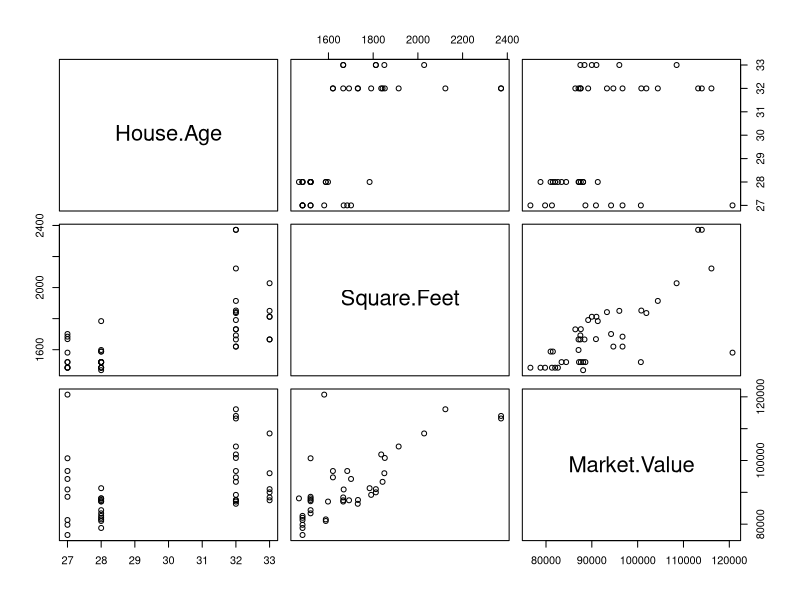
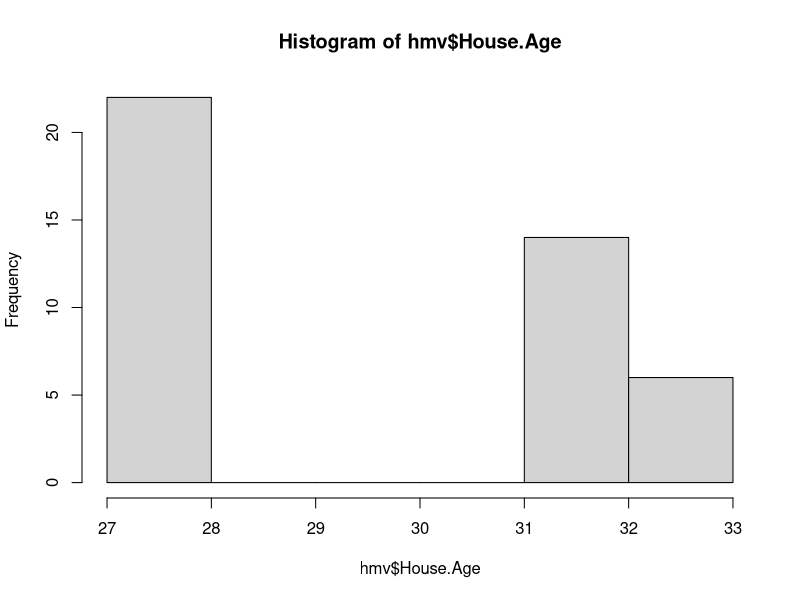
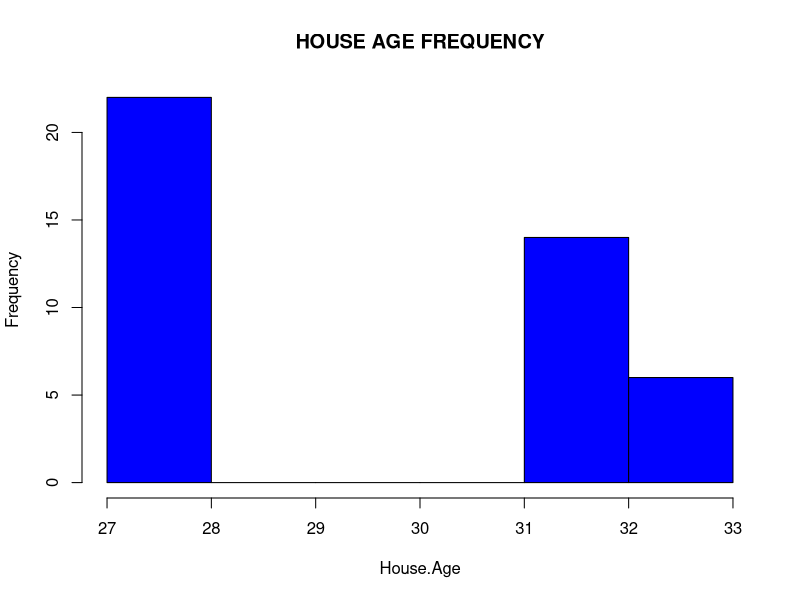
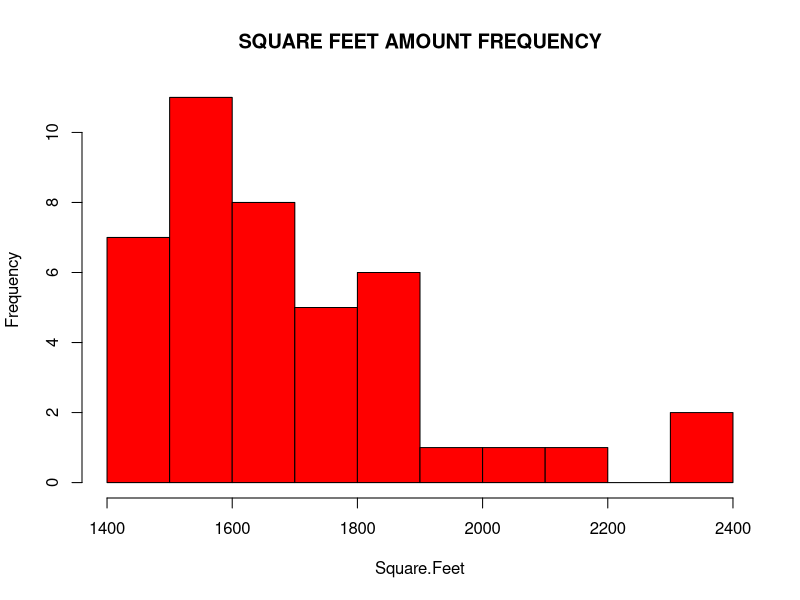
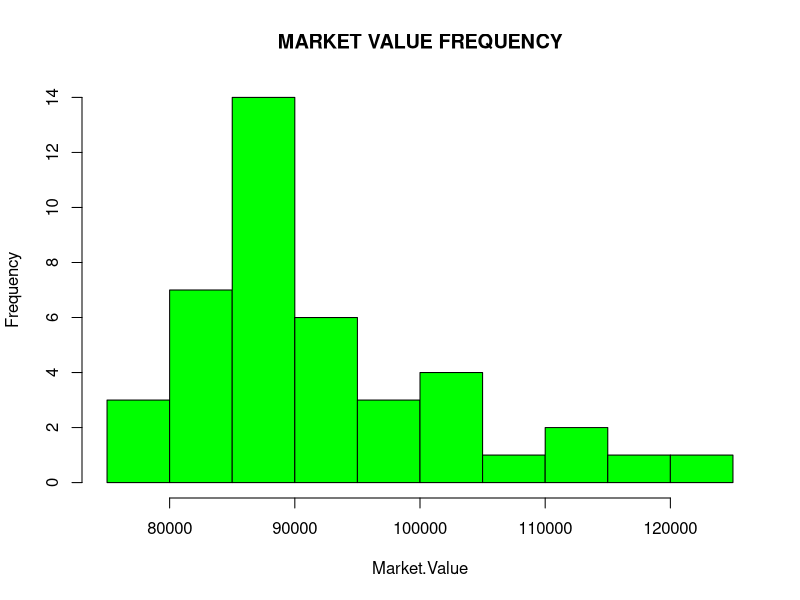
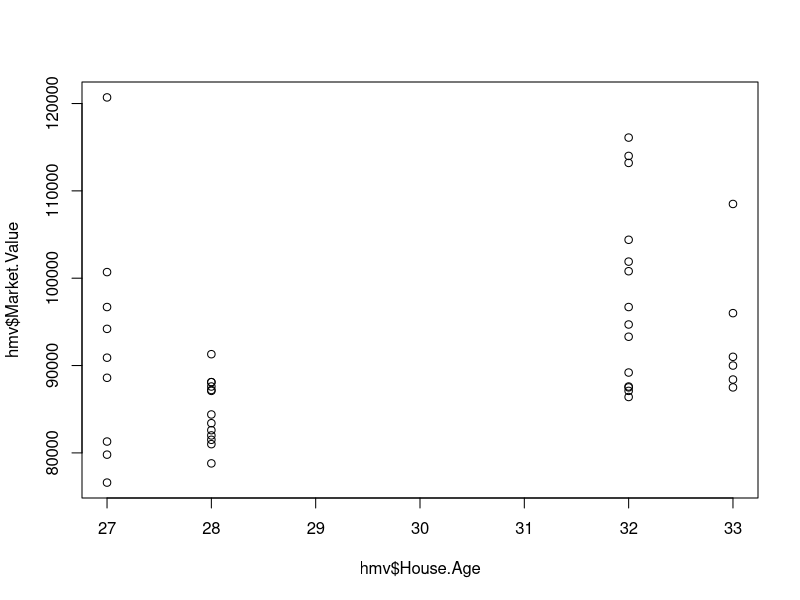
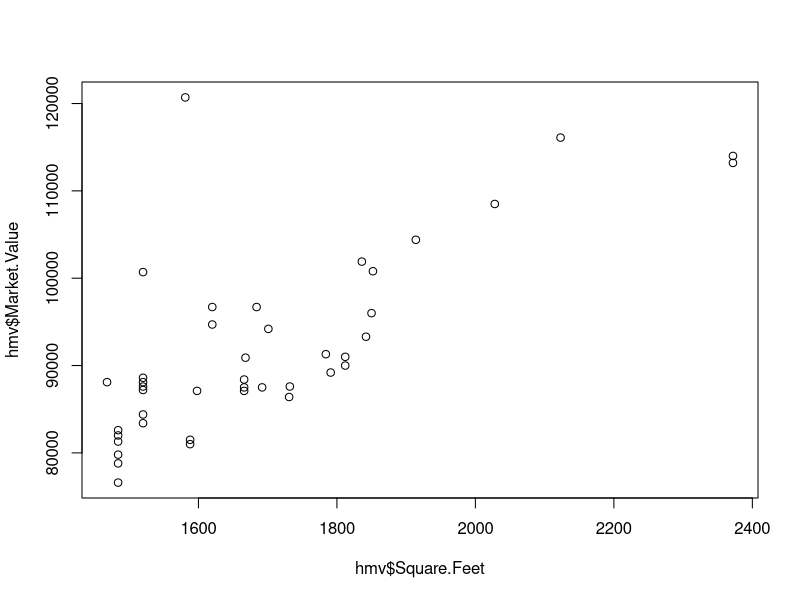
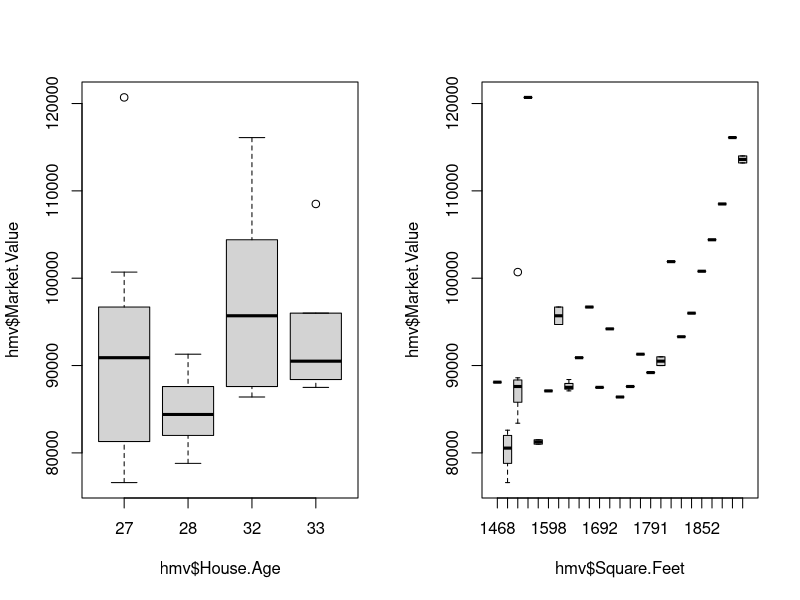

Source code (R) for these figures, in order:
hmv = read.csv("Home Market Value.csv")
hmv$Market.Value = as.numeric(gsub('[$,]','',hmv$Market.Value))
hmv$Square.Feet = as.numeric(gsub('[$,]','',hmv$Square.Feet))

summary(hmv$House.Age)
summary(hmv$Market.Value)
summary(hmv$Square.Feet)
summary(hmv)

plot(hmv)

hist(hmv$House.Age)
hist(hmv$House.Age, xlab="House.Age", ylab="Frequency", main="HOUSE AGE FREQUENCY", col="BLUE")
hist(hmv$Square.Feet, xlab="Square.Feet", ylab="Frequency", main="SQUARE FEET AMOUNT FREQUENCY", col="RED")
hist(hmv$Market.Value, xlab="Market.Value", ylab="Frequency", main="MARKET VALUE FREQUENCY", col="GREEN",)

##Scatter Plot
plot(hmv$House.Age, hmv$Market.Value)
plot(hmv$Square.Feet, hmv$Market.Value)

par(mfrow=c(1,2))

boxplot(hmv$Market.Value~hmv$House.Age, data = hmv)
boxplot(hmv$Market.Value~hmv$Square.Feet, data = hmv)

model = lm(hmv$Market.Value~hmv$Square.Feet+hmv$House.Age)
summary(model)

#Predict market value
tarAge = c(26,28,29,30,31)
tarSquareFeet = c(1650,1500,1800,2200,2400)
tarData = data.frame(House.Age = tarAge,Square.Feet = tarSquareFeet)
hmv.pred = predict(model,tarData, level = 0.95, interval = "confidence")

z = hmv$Market.Value
x = hmv$Square.Feet
y = hmv$House.Age
model = lm(z~x + y)
tarData = data.frame(x = tarSquareFeet, y = tarAge)
hmv.pred = predict(model, tarData, level = 0.95, interval = "confidence")
hmv.pred
